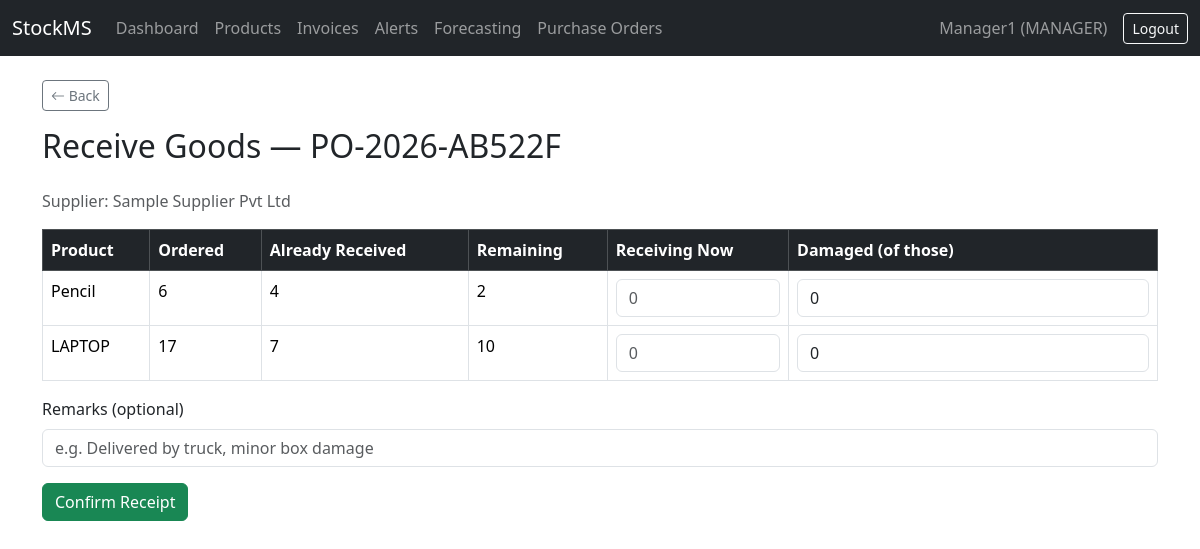
Page /products/purchase-orders/1/receive/ (signed in) on the committed database.
### accounts/models.py (models this page shows, shortened)
class User(AbstractUser):
    class Role(models.TextChoices):
        ADMIN = 'ADMIN', 'Admin'
        MANAGER = 'MANAGER', 'Manager'
        STAFF = 'STAFF', 'Staff'
    role = models.CharField(
        max_length=10,
        choices=Role.choices,
        default=Role.STAFF,
    )

### inventory/models.py (models this page shows, shortened)
class PurchaseOrder(models.Model):
    class Status(models.TextChoices):
        PENDING = 'PENDING', 'Pending'
        PARTIALLY_RECEIVED = 'PARTIALLY_RECEIVED', 'Partially Received'
        RECEIVED = 'RECEIVED', 'Received'
        CANCELLED = 'CANCELLED', 'Cancelled'
    order_number = models.CharField(max_length=20, unique=True)
    supplier = models.ForeignKey(Supplier, on_delete=models.PROTECT, related_name='purchase_orders')
    created_by = models.ForeignKey(settings.AUTH_USER_MODEL, on_delete=models.SET_NULL, null=True)
    status = models.CharField(max_length=20, choices=Status.choices, default=Status.PENDING)
    order_date = models.DateTimeField(auto_now_add=True)
    expected_delivery_date = models.DateField(null=True, blank=True)
    payment_terms = models.CharField(max_length=100, blank=True, default='Due on delivery')
    delivery_address = models.CharField(max_length=255, blank=True)
    tax_percent = models.DecimalField(max_digits=5, decimal_places=2, default=0)
    discount_amount = models.DecimalField(max_digits=10, decimal_places=2, default=0)
    notes = models.TextField(blank=True)

class Supplier(models.Model):
    name = models.CharField(max_length=200)
    contact_person = models.CharField(max_length=100, blank=True)
    phone = models.CharField(max_length=20, blank=True)
    email = models.EmailField(blank=True)
    address = models.TextField(blank=True)
    gst_number = models.CharField(max_length=20, blank=True)

class PurchaseOrderItem(models.Model):
    purchase_order = models.ForeignKey(PurchaseOrder, on_delete=models.CASCADE, related_name='items')
    product = models.ForeignKey(Product, on_delete=models.PROTECT, related_name='purchase_order_items')
    quantity_ordered = models.PositiveIntegerField()
    unit_cost = models.DecimalField(max_digits=10, decimal_places=2)
    @property
    def quantity_received_so_far(self):
        from django.db.models import Sum
        total = self.receipt_items.aggregate(Sum('quantity_received'))['quantity_received__sum']
        return total or 0
    @property
    def quantity_remaining(self):
        return max(self.quantity_ordered - self.quantity_received_so_far, 0)

class Product(models.Model):
    name = models.CharField(max_length=200)
    sku = models.CharField(max_length=50, unique=True)
    barcode = models.CharField(max_length=100, unique=True, blank=True, null=True)
    category = models.ForeignKey(Category, on_delete=models.SET_NULL, null=True, related_name='products')
    supplier = models.ForeignKey(Supplier, on_delete=models.SET_NULL, null=True, related_name='products')
    price = models.DecimalField(max_digits=10, decimal_places=2)
    quantity = models.PositiveIntegerField(default=0)
    reorder_level = models.PositiveIntegerField(default=10)
    max_stock_level = models.PositiveIntegerField(default=100)
    created_at = models.DateTimeField(auto_now_add=True)
    updated_at = models.DateTimeField(auto_now=True)

### inventory/views.py (the view, shortened to what this page needs)
# urls.py: path('purchase-orders/<int:pk>/receive/', views.purchase_order_receive, name='purchase_order_receive'),
@login_required
def purchase_order_receive(request, pk):
    if request.user.role not in ['ADMIN', 'MANAGER']:
        messages.error(request, "You don't have permission to receive purchase orders.")
        return redirect('purchase_order_list')
    order = get_object_or_404(PurchaseOrder, pk=pk)
    if order.status in ['RECEIVED', 'CANCELLED']:
        messages.error(request, "This order is already closed.")
        return redirect('purchase_order_detail', pk=pk)
    return render(request, 'inventory/goods_receipt_form.html', {'order': order})

### inventory/templates/inventory/goods_receipt_form.html (shortened to what this page needs)
{% extends 'base.html' %}
{% block content %}
<h2 class="mb-4">Receive Goods — {{ order.order_number }}</h2>
<p class="text-muted">Supplier: {{ order.supplier.name }}</p>
<form method="post">
    <table class="table table-bordered">
        <thead class="table-dark">
            <tr>
                <th>Product</th>
                <th>Ordered</th>
                <th>Already Received</th>
                <th>Remaining</th>
                <th>Receiving Now</th>
                <th>Damaged (of those)</th>
            </tr>
        </thead>
        <tbody>
            {% for item in order.items.all %}
            <tr>
                <td>{{ item.product.name }}</td>
                <td>{{ item.quantity_ordered }}</td>
                <td>{{ item.quantity_received_so_far }}</td>
                <td>{{ item.quantity_remaining }}</td>                <td>
                    <input type="number" name="received_{{ item.id }}" class="form-control" min="0"
                           max="{{ item.quantity_ordered }}" placeholder="0">
                </td>
                <td>
                    <input type="number" name="damaged_{{ item.id }}" class="form-control" min="0" value="0">
                </td>
            </tr>
            {% endfor %}
        </tbody>
    </table>
    <div class="mb-3">
        <label class="form-label">Remarks (optional)</label>
        <input type="text" name="remarks" class="form-control" placeholder="e.g. Delivered by truck, minor box damage">
    </div>
    <button type="submit" class="btn btn-success">Confirm Receipt</button>
</form>
{% endblock %}

### templates/base.html (shortened to what this page needs)
{% load static %}
<!DOCTYPE html>
<html lang="en">
<head>
    <link href="https://cdn.jsdelivr.net/npm/bootstrap@5.3.3/dist/css/bootstrap.min.css" rel="stylesheet">
    <link href="https://cdn.jsdelivr.net/npm/bootstrap-icons@1.11.3/font/bootstrap-icons.css" rel="stylesheet">
</head>
<body>
    <nav class="navbar navbar-expand-lg navbar-dark bg-dark">
        <div class="container-fluid">
            <a class="navbar-brand" href="{% url 'dashboard' %}">StockMS</a>
            <div class="collapse navbar-collapse">
                <ul class="navbar-nav me-auto">
                    <li class="nav-item"><a class="nav-link" href="{% url 'dashboard' %}">Dashboard</a></li>
                    <li class="nav-item"><a class="nav-link" href="{% url 'product_list' %}">Products</a></li>
                    <li class="nav-item"><a class="nav-link" href="{% url 'invoice_list' %}">Invoices</a></li>
                    <li class="nav-item"><a class="nav-link" href="{% url 'alert_list' %}">Alerts</a></li>
                    <li class="nav-item"><a class="nav-link" href="{% url 'forecast_page' %}">Forecasting</a></li>
                    {% if user.role == 'ADMIN' or user.role == 'MANAGER' %}
                        <li class="nav-item"><a class="nav-link" href="{% url 'purchase_order_list' %}">Purchase Orders</a></li>
                    {% endif %}
                </ul>
                {% if user.is_authenticated %}
                <span class="navbar-text me-3">{{ user.username }} ({{ user.role }})</span>
<form method="post" action="{% url 'logout' %}" class="d-inline">
    <button type="submit" class="btn btn-outline-light btn-sm">Logout</button>
</form>                {% endif %}
            </div>
        </div>
    </nav>
    <div class="container mt-4">
    <a href="javascript:history.back()" class="btn btn-sm btn-outline-secondary mb-3">
        <i class="bi bi-arrow-left"></i> Back
    </a>
        {% block content %}
        {% endblock %}
    </div>
</body>
</html>

### rows in the picture
User: username "Manager1", role "MANAGER"
PurchaseOrder: order_number "PO-2026-AB522F", supplier.name "Sample Supplier Pvt Ltd"
PurchaseOrderItem: product.name "Pencil", quantity_ordered "6", quantity_received_so_far "4", quantity_remaining "2"
PurchaseOrderItem: product.name "LAPTOP", quantity_ordered "17", quantity_received_so_far "7", quantity_remaining "10"
